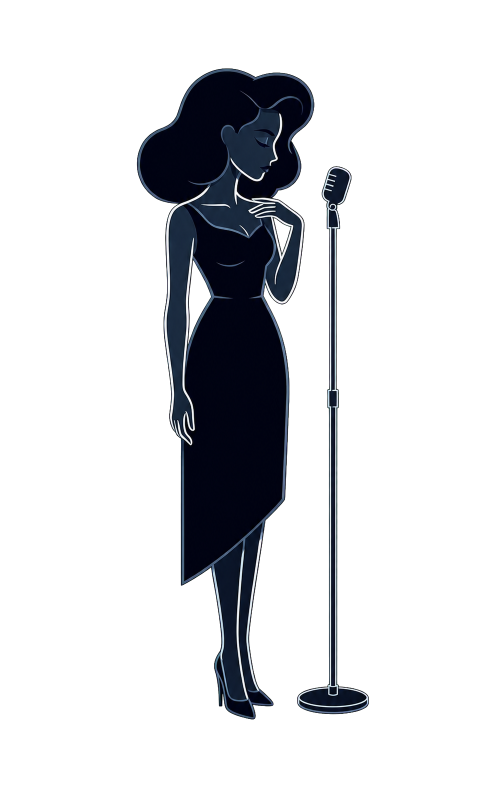
#> input picture UnityClient/Assets/Resources/Portraits/夜莺.png, 977 x 1610 px, found by its file name (shown at 1/2 size); its folder holds 3 pictures in this run
$ python tubes.py
#> lines starting #> are read from the running program, lines starting #| are printed output that depends on the picture; after the words box and inside, x2 and y2 are one past the last pixel; in counts of white or black regions, pixels touching at a corner belong together
#> in run, img is the input picture: PIL image 977x1610 RGBA; mean R, G, B, A 4.6, 5.7, 8.6, 45.6
### tools/portrait-neon/process.py
#!/usr/bin/env python3
"""霓虹立绘的离线加工：从一张 Portraits/Neon/<名>.png 派生出舞台需要的三样东西。

  <名>_lines.png   去掉点缀色的线稿（点缀管子处挖空），运行时染成任意颜色
  <名>_accent.png  点缀色的蒙版（点缀管子处为白），运行时单独上色——人物的标志色可以随剧情变
  <名>.neon.json   管子的骨架（uv 坐标）+ 点缀色默认值；电流沿骨架游走、按位置爆管都靠它

骨架是一根根"真的管子"：先顶帽滤波减掉溢光（相邻的管子不再粘成一团），Zhang-Suen 细化，
再把骨架当图来整理——去毛刺、合并交叉处碎片、在分叉点按切线连续性把边配对——走成几十根长而
连续的笔画。每根笔画就是一根管子，有头有尾；paths 按空间邻近排成巡回，运行时一路走下去即可。
只依赖 Pillow，一张图几秒钟。

用法：
  python3 tools/portrait-neon/process.py                # 处理 Portraits/Neon 下所有基础图与姿势图
  python3 tools/portrait-neon/process.py 夜莺 尼尔_逼近  # 只处理这几张
派生文件已存在且比源图新时跳过；--force 全部重做。
"""
import json
import math
import os
import sys
from PIL import Image

ROOT = os.path.dirname(os.path.dirname(os.path.dirname(os.path.abspath(__file__))))
NEON_DIR = os.path.join(ROOT, "UnityClient", "Assets", "Resources", "Portraits", "Neon")
SKELETON_SIZE = 1024
LINE_THRESHOLD = 110        # 亮度高于它算管子
ACCENT_SATURATION = 0.28    # (max-min)/max 高于它算点缀色
ACCENT_MIN_BRIGHTNESS = 90  # 点缀蒙版只收这么亮以上的像素，排除白线周围的淡色溢光
TOPHAT_SIZE = 9             # 开运算核，略大于管子宽度：减掉后只剩管子本体
TOPHAT_THRESHOLD = 40
MIN_SPUR = 5                # 比这短的悬空毛刺是细化产物，删
JUNCTION_MERGE = 8          # 两个分叉点之间比这短的碎边：合成一个点
MAX_TURN_DEG = 55           # 分叉处两条边夹角小于此（转弯不超过 55°）才算同一根管子
MIN_STROKE = 8              # 比这短的管子不要
SIMPLIFY_EPS = 1.5          # Douglas-Peucker 抽稀容差（像素）


def derived_names(name):
    return [f"{name}_lines.png", f"{name}_accent.png", f"{name}.neon.json"]


# [5 lines left out: function is_source, not called in this run]


def split_layers(img):
    """返回 (lines, accent, accent_rgb)。lines 把点缀像素提到与白线同样的亮度——它是给骨架用的全图；
    存盘的线稿由 lines_without() 再把点缀像素挖掉，不然运行时白线垫在蓝管底下，蓝会被冲成灰白。"""
    rgb = img.convert("RGB")
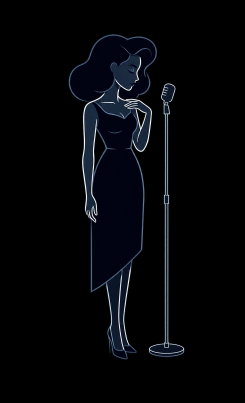
#> rgb: PIL image 977x1610 RGB (shown at 1/4 size); mean R, G, B 4.6, 5.7, 8.6
    w, h = rgb.size
    src = rgb.load()
    lines = Image.new("L", (w, h), 0)
#> lines: PIL image 977x1610 L; every value is 0
    accent = Image.new("L", (w, h), 0)
    lp, ap = lines.load(), accent.load()
    acc_sum = [0, 0, 0]
    acc_n = 0
    for y in range(h):
        for x in range(w):
            r, g, b = src[x, y]
            mx = max(r, g, b)
            if mx == 0:
                continue
            mn = min(r, g, b)
            sat = (mx - mn) / mx
            if sat > ACCENT_SATURATION and mx > ACCENT_MIN_BRIGHTNESS:
                # 白线周围也有一圈淡蓝的溢光，亮度很低；蒙版只收管子本体，不收溢光。
                lp[x, y] = mx
                ap[x, y] = mx
                if mx > LINE_THRESHOLD:
                    acc_sum[0] += r; acc_sum[1] += g; acc_sum[2] += b; acc_n += 1
            else:
                lp[x, y] = int(0.299 * r + 0.587 * g + 0.114 * b)
#> after the loop, acc_n = 12184; acc_sum = [999435, 1283717, 1637689]
    accent_rgb = tuple(int(c / acc_n) for c in acc_sum) if acc_n else None
#> accent_rgb = (82, 105, 134)
#> in run, `lines,accent,accent_rgb=P.split_layers(img)`:
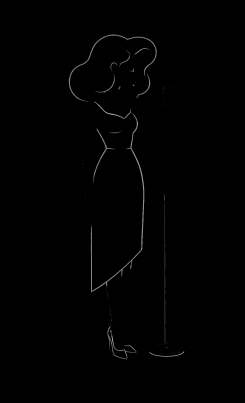
#> accent: PIL image 977x1610 L (shown at 1/4 size); min 0, max 236, mean 1.2
    return lines, accent, accent_rgb


# [14 lines left out: functions lines_without, canonical_ink_mask, not called in this run]


def binarize(lines):
    """顶帽：减去开运算，把溢光去掉只留管子本体；相邻的管子（格栅、手指、五官）不再粘成一团。"""
    from PIL import ImageChops, ImageFilter
    n = SKELETON_SIZE
    opened = lines.filter(ImageFilter.MinFilter(TOPHAT_SIZE)).filter(ImageFilter.MaxFilter(TOPHAT_SIZE))
    top = ImageChops.subtract(lines, opened).point(lambda v: 255 if v > TOPHAT_THRESHOLD else 0)
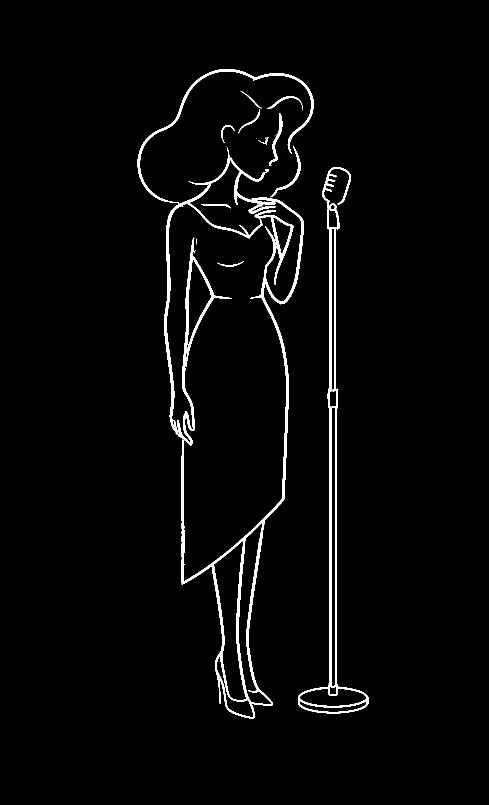
#> top: PIL image 977x1610 L (shown at 1/2 size); 2.5% white; 49 white regions (34 under 20 px), largest, box (x1, y1, x2, y2) and area: (363, 315, 608, 1437) 14745, (596, 334, 737, 1427) 9563, (328, 295, 525, 891) 8256
    top = top.filter(ImageFilter.MedianFilter(3)).resize((n, n), Image.BILINEAR)
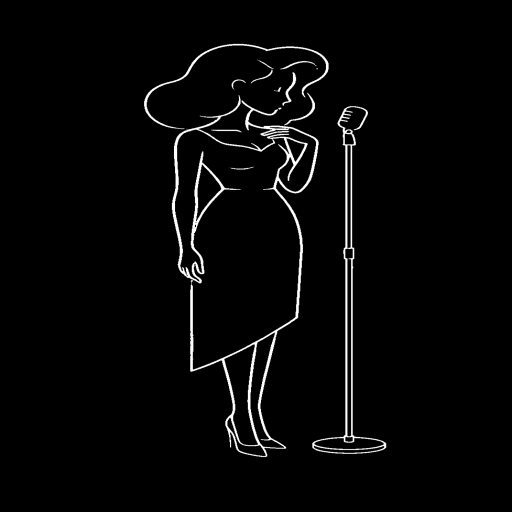
#> top: PIL image 1024x1024 L (shown at 1/2 size); min 0, max 255, mean 6.4
    p = top.load()
    return [[1 if p[x, y] > 127 else 0 for x in range(n)] for y in range(n)]


def thin(grid):
    """Zhang-Suen 细化，原地。"""
    n = len(grid)
#> n = 1024
    def neighbours(x, y):
        return [grid[y - 1][x], grid[y - 1][x + 1], grid[y][x + 1], grid[y + 1][x + 1],
                grid[y + 1][x], grid[y + 1][x - 1], grid[y][x - 1], grid[y - 1][x - 1]]
    changed = True
    while changed:
        changed = False
        for step in (0, 1):
            remove = []
            for y in range(1, n - 1):
                row = grid[y]
                for x in range(1, n - 1):
                    if row[x] != 1:
                        continue
                    p2, p3, p4, p5, p6, p7, p8, p9 = neighbours(x, y)
                    b = p2 + p3 + p4 + p5 + p6 + p7 + p8 + p9
                    if b < 2 or b > 6:
                        continue
                    seq = [p2, p3, p4, p5, p6, p7, p8, p9, p2]
                    a = sum(1 for i in range(8) if seq[i] == 0 and seq[i + 1] == 1)
                    if a != 1:
                        continue
                    if step == 0:
                        if p2 * p4 * p6 != 0 or p4 * p6 * p8 != 0:
                            continue
                    else:
                        if p2 * p4 * p8 != 0 or p2 * p6 * p8 != 0:
                            continue
                    remove.append((x, y))
            for x, y in remove:
                grid[y][x] = 0
            if remove:
                changed = True
#> after the loop, grid = 1024 items
    return grid


OFFSETS = [(-1, -1), (0, -1), (1, -1), (-1, 0), (1, 0), (-1, 1), (0, 1), (1, 1)]


def build_graph(grid):
    """骨架像素 → 边：每条边是两个节点（端点或分叉点）之间的像素链；纯环自成一条。"""
    n = len(grid)
#> n = 1024
    pixels = {(x, y) for y in range(n) for x in range(n) if grid[y][x]}
#> pixels = 7070 items

    def nbrs(p):
        return [(p[0] + dx, p[1] + dy) for dx, dy in OFFSETS if (p[0] + dx, p[1] + dy) in pixels]

    degree = {p: len(nbrs(p)) for p in pixels}
#> degree = 7070 items
    nodes = {p for p in pixels if degree[p] != 2}
#> nodes = 1853 items
    edges = []
    used = set()
    for s in nodes:
        for q in nbrs(s):
            if (s, q) in used:
                continue
            chain = [s, q]
            used.add((s, q)); used.add((q, s))
            prev, cur = s, q
            while cur not in nodes:
                nxt = [r for r in nbrs(cur) if r != prev]
                if not nxt:
                    break
                prev, cur = cur, nxt[0]
                chain.append(cur)
                used.add((prev, cur)); used.add((cur, prev))
            edges.append(chain)
#> this loop made 1853 passes
#> s on passes 1 to 3: (689, 222), (371, 550), (649, 149)
#> after the loop, edges = 2921 items; used = 16276 items
    seen = {p for e in edges for p in e}
#> seen = 7066 items
    for p in pixels:
        if p in seen or degree[p] != 2:
            continue
        chain = [p]
        prev, cur = None, p
        while True:
            nxt = [r for r in nbrs(cur) if r != prev and r not in seen]
            seen.add(cur)
            if not nxt:
                break
            prev, cur = cur, nxt[0]
            chain.append(cur)
        chain.append(p)
        edges.append(chain)
#> this loop made 7070 passes
#> p on passes 1 to 3: (371, 550), (469, 856), (703, 794)
    return edges


def prune_spurs(edges):
    """一端悬空且很短的边是细化在粗线上长出的毛刺，删掉，反复到没有为止。"""
    while True:
        count = {}
        for e in edges:
            for p in (e[0], e[-1]):
                count[p] = count.get(p, 0) + 1
        keep = []
        for e in edges:
            dangling = count[e[0]] == 1 or count[e[-1]] == 1
            if dangling and len(e) < MIN_SPUR and e[0] != e[-1]:
                continue
            keep.append(e)
        if len(keep) == len(edges):
            return edges
        edges = keep


def merge_junctions(edges):
    """两个分叉点之间的极短边（交叉处细化出来的小三角）：把两端合并成一个节点。"""
    count = {}
    for e in edges:
        for p in (e[0], e[-1]):
            count[p] = count.get(p, 0) + 1
#> this loop made 2921 passes
#> e on passes 1 to 3: [(689, 222), (689, 221)], [(689, 222), (690, 221)], [(689, 222), (688, 222)]
#> after the loop, count = 1849 items
    alias = {}

    def find(p):
        while p in alias:
            p = alias[p]
        return p

    keep = []
    for e in edges:
        if len(e) <= JUNCTION_MERGE and count[e[0]] > 1 and count[e[-1]] > 1 and e[0] != e[-1]:
            a, b = find(e[0]), find(e[-1])
            if a != b:
                alias[b] = a
            continue
        keep.append(e)
#> this loop made 2921 passes
#> (a, b) on passes 1 to 8: ((689, 222), (689, 221)), ((689, 222), (690, 221)), ((689, 222), (688, 222)), ((689, 222), (688, 223)), ((371, 550), (370, 549)), ((371, 550), (372, 549)), ((371, 550), (372, 550)), ((371, 550), (372, 551))
#> after the loop, alias = 1693 items; keep = 156 items
    out = []
    for e in keep:
        e = list(e)
        e[0], e[-1] = find(e[0]), find(e[-1])
        out.append(e)
#> this loop made 156 passes
#> after the loop, out = 156 items
#> in trace_strokes, `edges = prune_spurs(edges)`: edges = 145 items
    return out


def tangent(edge, at_start, k=14):
    """边在某一端的方向（指向远离端点）。"""
    pts = edge[:k] if at_start else edge[::-1][:k]
    dx, dy = pts[-1][0] - pts[0][0], pts[-1][1] - pts[0][1]
    length = math.hypot(dx, dy) or 1
    return dx / length, dy / length


def merge_strokes(edges):
    """在每个分叉点把"直着穿过去"的两条边配成一对，再沿配对走出笔画：一根管子有头有尾。"""
    ends = {}
    for i, e in enumerate(edges):
        ends.setdefault(e[0], []).append((i, True))
        ends.setdefault(e[-1], []).append((i, False))
#> this loop made 145 passes
#> e on passes 15, 30: [(569, 249), (570, 249), (571, 248), (572, 248), (574, 246)], [(404, 232), (403, 232), (402, 232), (401, 232), (400, 232)]
#> after the loop, ends = 144 items
    link = {}
    cos_limit = math.cos(math.radians(180 - MAX_TURN_DEG))
    for incident in ends.values():
        if len(incident) < 2:
            continue
        cands = []
        for a in range(len(incident)):
            for b in range(a + 1, len(incident)):
                ta = tangent(edges[incident[a][0]], incident[a][1])
                tb = tangent(edges[incident[b][0]], incident[b][1])
                c = ta[0] * tb[0] + ta[1] * tb[1]     # 两边都指离节点，直穿则 c≈-1
                if c <= cos_limit:
                    cands.append((c, incident[a], incident[b]))
        cands.sort()
        taken = set()
        for _, a, b in cands:
            if a in taken or b in taken or a[0] == b[0]:
                continue
            link[a] = b; link[b] = a
            taken.add(a); taken.add(b)
#> this loop made 144 passes
#> incident on passes 3, 6, 12, 26, 27, 30, 31, 32: [(1, True)], [(2, False)], [(5, False)], [(13, False)], [(14, True)], [(15, False), (73, True), (91, True), (111, False)], [(16, True), (25, True), (59, True)], [(16, False), (21, True), (34, True)]

    visited = set()
    strokes = []
    for i in range(len(edges)):
        if i in visited:
            continue
        cur = (i, True)                       # 先回溯到这根管子的头
        guard = 0
        while cur in link and guard < len(edges):
            j, at_start = link[cur]
            guard += 1
            if j == i:
                break
            cur = (j, not at_start)
        pts = []
        j, at_start = cur
        walked = set()
        while j not in walked:
            walked.add(j); visited.add(j)
            seg = edges[j] if at_start else edges[j][::-1]
            pts.extend(seg if not pts else seg[1:])
            other = (j, not at_start)
            if other not in link:
                break
            j, at_start = link[other]
        strokes.append(pts)
#> this loop made 145 passes
    return strokes


def simplify(pts, eps):
    """Douglas-Peucker。"""
#> called with eps = 1.5
    if len(pts) < 3:
        return pts
    a, b = pts[0], pts[-1]
    dx, dy = b[0] - a[0], b[1] - a[1]
    length = math.hypot(dx, dy)
    best, bi = 0, 0
    for i in range(1, len(pts) - 1):
        p = pts[i]
        d = abs((p[0] - a[0]) * dy - (p[1] - a[1]) * dx) / length if length else math.dist(p, a)
        if d > best:
            best, bi = d, i
    if best > eps:
        return simplify(pts[:bi + 1], eps)[:-1] + simplify(pts[bi:], eps)
    return [a, b]


def pixel_length(pts):
    return sum(math.dist(pts[i], pts[i + 1]) for i in range(len(pts) - 1))


def trace_strokes(grid):
    edges = merge_junctions(build_graph(grid))
    edges = prune_spurs(edges)
    strokes = [s for s in merge_strokes(edges) if pixel_length(s) >= MIN_STROKE]
    return [simplify(s, SIMPLIFY_EPS) for s in strokes]


# [25 lines left out: functions order_as_tour, to_uv, not called in this run]


def path_length(uv):
    return sum(math.dist(uv[i], uv[i + 1]) for i in range(len(uv) - 1))


# [49 lines left out: functions process, main, not called in this run]


# [2 lines that do not run on import are left out]

### tools/portrait-neon/tubes.py
#!/usr/bin/env python3
"""实验（未接入运行时）：用 process.py 整理出的"真的管子"骨架，让程序自己重新点亮一张立绘。

用来看骨架质量，也用来试霓虹的表现语言：等宽玻璃管 + 白芯 + 叠加光晕；交叉处上面的管子压住下面的；
长管两端有暗玻璃电极；每根管子亮度微差。运行时仍画原贴图，这里的渲染只是参考。

输出到 tools/portrait-neon/out/（gitignore）：<名>_tubes.png（源图 / 笔画分色 / 重渲）和 <名>_full.png。
用法： python3 tools/portrait-neon/tubes.py 夜莺 尼尔_逼近
"""
import sys, os, math, colorsys
sys.path.insert(0, os.path.dirname(os.path.abspath(__file__)))
import process as P
from PIL import Image, ImageDraw, ImageFilter

D = P.NEON_DIR
S = os.environ.get("OUT", os.path.join(os.path.dirname(os.path.abspath(__file__)), "out"))
os.makedirs(S, exist_ok=True)
N = P.SKELETON_SIZE


def chaikin(pts, it=3):
    for _ in range(it):
        if len(pts) < 3:
            return pts
        out = [pts[0]]
        for a, b in zip(pts, pts[1:]):
            out.append((0.75 * a[0] + 0.25 * b[0], 0.75 * a[1] + 0.25 * b[1]))
            out.append((0.25 * a[0] + 0.75 * b[0], 0.25 * a[1] + 0.75 * b[1]))
        out.append(pts[-1])
        pts = out
    return pts


stroke_len = P.pixel_length

# ---------- 4. 渲染 ----------
def render(strokes, colors, size=1024, scale=2, tube=4.0, occlude=True, electrodes=True):
    from PIL import ImageChops
    W=size*scale; k=W/N
    def sc(p): return (p[0]*k, p[1]*k)
    black=(0,0,0)
    img=Image.new("RGB",(W,W),black)
    # 光晕：三层，粗→细，模糊→清，加法叠
    def glowc(c):
        m=max(c) or 1; return tuple(min(255,int(v*255/m)) for v in c)
    for width,blur,alpha in ((tube*10,40,0.30),(tube*4,14,0.55),(tube*1.8,4,0.95)):
        layer=Image.new("RGB",(W,W),black); d=ImageDraw.Draw(layer)
        for s,c in zip(strokes,colors):
            d.line([sc(p) for p in s],fill=tuple(min(255,int(v*alpha)) for v in glowc(c)),width=int(width*scale),joint="curve")
        layer=layer.filter(ImageFilter.GaussianBlur(blur*scale))
        img=ImageChops.add(img,layer)
    d=ImageDraw.Draw(img)
    core_w=int(tube*scale)
    import random; rnd=random.Random(7)
    for s,c in zip(strokes,colors):
        c=tuple(int(v*rnd.uniform(0.82,1.0)) for v in c)
        pts=[sc(p) for p in s]
        if occlude:
            d.line(pts,fill=black,width=int(core_w*2.4),joint="curve")
        wall=tuple(min(255,int(v*0.6+255*0.4)) for v in glowc(c))
        d.line(pts,fill=wall,width=core_w,joint="curve")
        core=tuple(min(255,int(v*0.2+255*0.8)) for v in glowc(c))
        d.line(pts,fill=core,width=max(1,int(core_w*0.5)),joint="curve")
        if electrodes and s[0]!=s[-1] and stroke_len(s)>40*N/512:
            for end,nxt in ((pts[0],pts[1]),(pts[-1],pts[-2])):
                # 电极：管口一小截不亮的玻璃（暗色延伸段）＋ 封口的黑点
                dx,dy=end[0]-nxt[0],end[1]-nxt[1]; L=math.hypot(dx,dy) or 1
                stub=(end[0]+dx/L*core_w*2.2, end[1]+dy/L*core_w*2.2)
                dim=tuple(int(v*0.28) for v in c)
                d.line([end,stub],fill=dim,width=int(core_w*0.8))
                r=core_w*0.55
                d.ellipse([stub[0]-r,stub[1]-r,stub[0]+r,stub[1]+r],fill=(30,30,36))
    return img.resize((size,size),Image.LANCZOS)

def ImageChops_add(a,b):
    from PIL import ImageChops
    return ImageChops.add(a,b)

def run(name, tube=5.5, out=None):
    img=Image.open(f"{D}/{name}.png")
    lines,accent,accent_rgb=P.split_layers(img)
    strokes=P.trace_strokes(P.thin(P.binarize(lines)))
    strokes.sort(key=stroke_len,reverse=True)
    # 颜色：沿笔画采样点缀蒙版
    acc=accent.filter(ImageFilter.MaxFilter(9)).resize((N,N),Image.BILINEAR).load()
    colors=[]
    base=(235,240,255); accent_rgb=accent_rgb or (255,90,140)
    for s in strokes:
        hit=sum(1 for p in s if acc[int(p[0]),int(p[1])]>60)
        colors.append(accent_rgb if hit>len(s)*0.5 else base)
#> this loop made 57 passes
#> s on passes 9, 12, 14, 15, 17, 18, 19: [(383, 561), (383, 739)], [(400, 432), (389, 441), (393, 413), (391, 382), (405, 305)], [(744, 877), (753, 894), (743, 896), (679, 898), (646, 894)], [(737, 904), (686, 906), (650, 903), (647, 902), (644, 878)], [(644, 878), (687, 874), (704, 883), (708, 874), (744, 877)], [(532, 264), (548, 258), (597, 261), (622, 272), (632, 279)], [(570, 402), (554, 356), (558, 338), (571, 326)]
    smooth=[chaikin(s) for s in strokes]
    print(f"{name}: 管子 {len(strokes)} 根；最长 {[round(stroke_len(s)) for s in strokes[:8]]}")
#| 夜莺: 管子 57 根；最长 [695, 643, 612, 549, 531, 524, 386, 227]
    # 图1：笔画上色（每条一色）
    dbg=Image.new("RGB",(512,512),(0,0,0)); dd=ImageDraw.Draw(dbg)
    for i,s in enumerate(smooth):
        c=tuple(int(255*v) for v in colorsys.hsv_to_rgb((i*0.618)%1,0.85,1))
        dd.line([(x*512/N,y*512/N) for x,y in s],fill=c,width=2)
        for e in (s[0],s[-1]):
            e=(e[0]*512/N,e[1]*512/N); dd.ellipse([e[0]-3,e[1]-3,e[0]+3,e[1]+3],outline=(255,255,255))
#> this loop made 57 passes
#> s on passes 9, 41, 45, 52, 56, 57: [(383, 561), (383, 739)], [(520, 122), (546, 137)], [(547, 880), (522, 878)], [(707, 289), (689, 289)], [(365, 536), (366, 544)], [(705, 517), (697, 517)]
    dbg=dbg.resize((512,512))
    neon=render(smooth,colors,tube=tube).resize((512,512),Image.LANCZOS)
#> after the loop in render, `for width,blur,alpha in ((tube*10,40,0.30),(tube*4,14,0.55),(tube*1.8,..`:
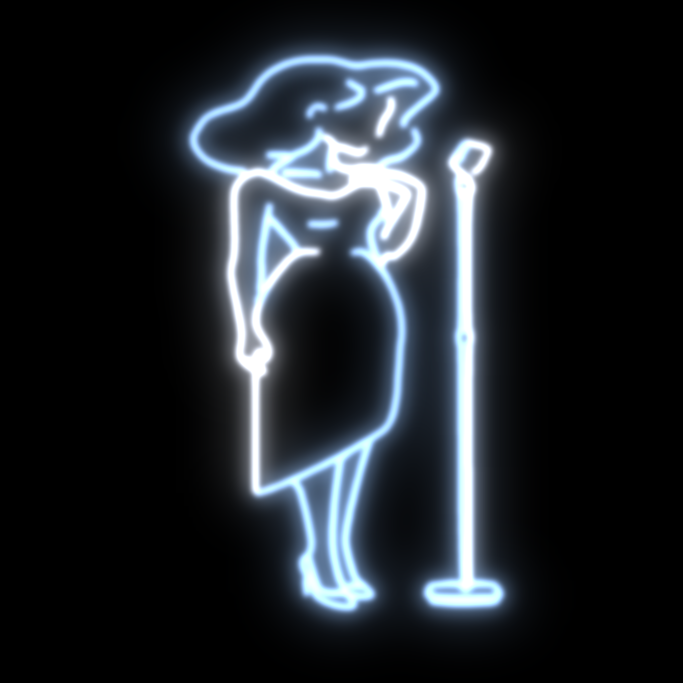
#> img: PIL image 2048x2048 RGB (shown at 1/3 size); mean R, G, B 32, 36.9, 42
#> the loop in render, `for s,c in zip(strokes,colors):` made 57 passes
#> c on passes 1 to 8: (235, 240, 255), (82, 105, 134), (82, 105, 134), (235, 240, 255), (82, 105, 134), (82, 105, 134), (82, 105, 134), (235, 240, 255)
    src=img.convert("RGB").resize((512,512))
    cmp=Image.new("RGB",(1536,512)); cmp.paste(src,(0,0)); cmp.paste(dbg,(512,0)); cmp.paste(neon,(1024,0))
#> after `cmp.paste(neon, (1024, 0))`:
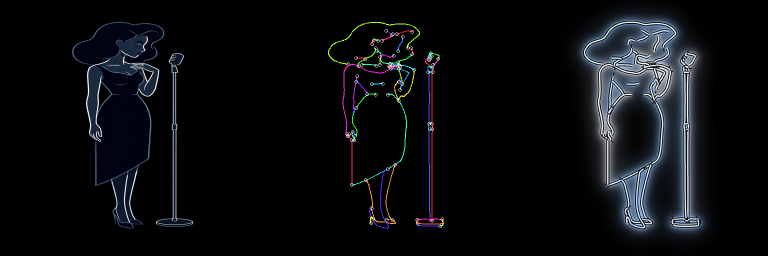
#> cmp: PIL image 1536x512 RGB (shown at 1/2 size); mean R, G, B 11.1, 12.5, 14.9
    cmp.save(out or f"{S}/{name}_tubes.png")
    full=render(smooth,colors,tube=tube)
#> the loop in render (call 2), `for s,c in zip(strokes,colors):` made 57 passes
    big=Image.new("RGB",(2048,1024)); big.paste(img.convert("RGB"),(0,0)); big.paste(full,(1024,0)); big.save(f"{S}/{name}_full.png")
#> after `big.paste(full, (1024, 0))`:
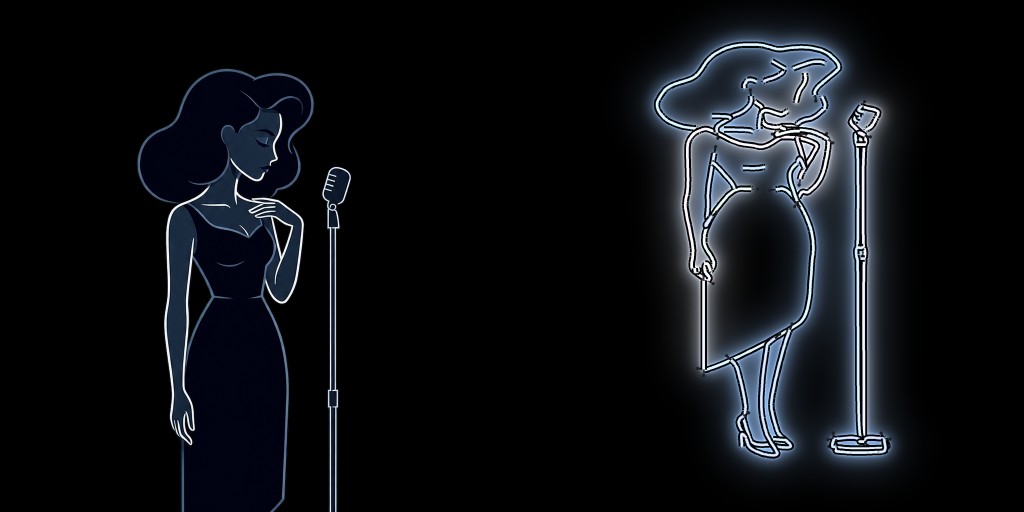
#> big: PIL image 2048x1024 RGB (shown at 1/2 size); mean R, G, B 14.4, 16.7, 20.7
    return smooth,colors

if __name__=="__main__":
    for n in sys.argv[1:] or ["夜莺"]: run(n)
